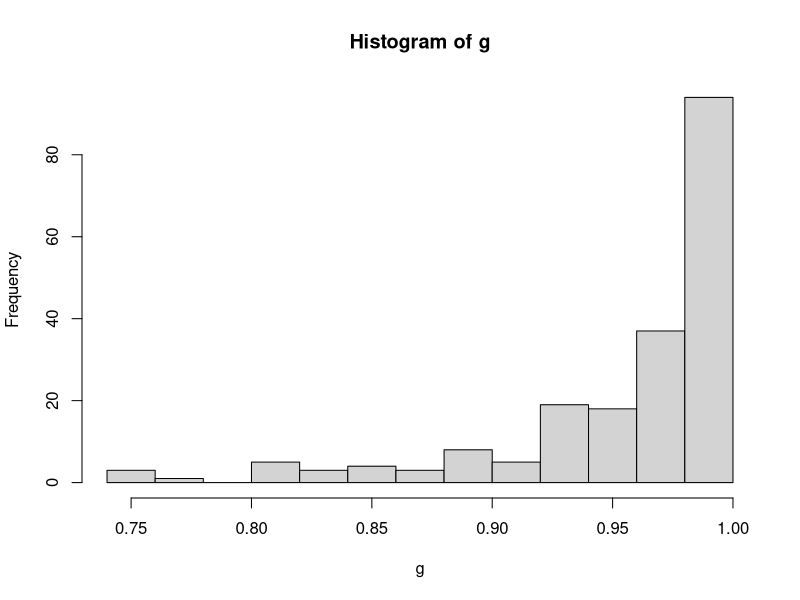
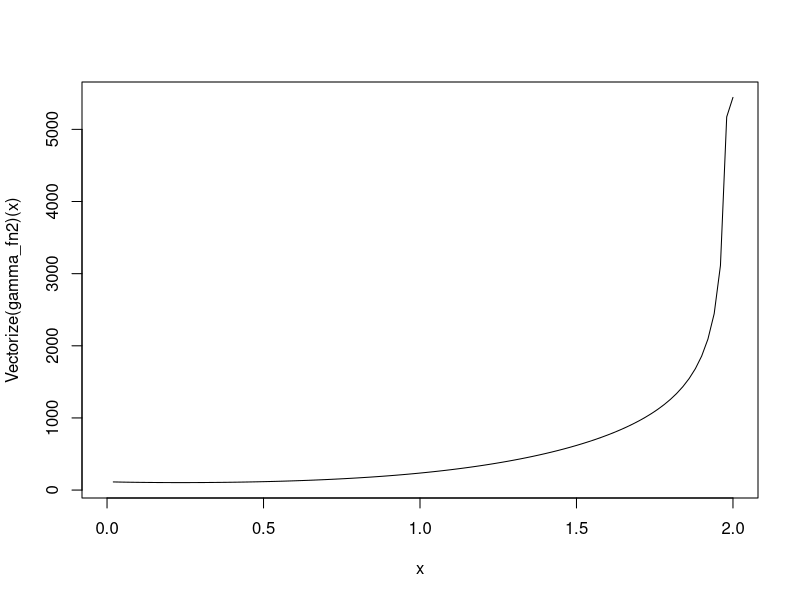
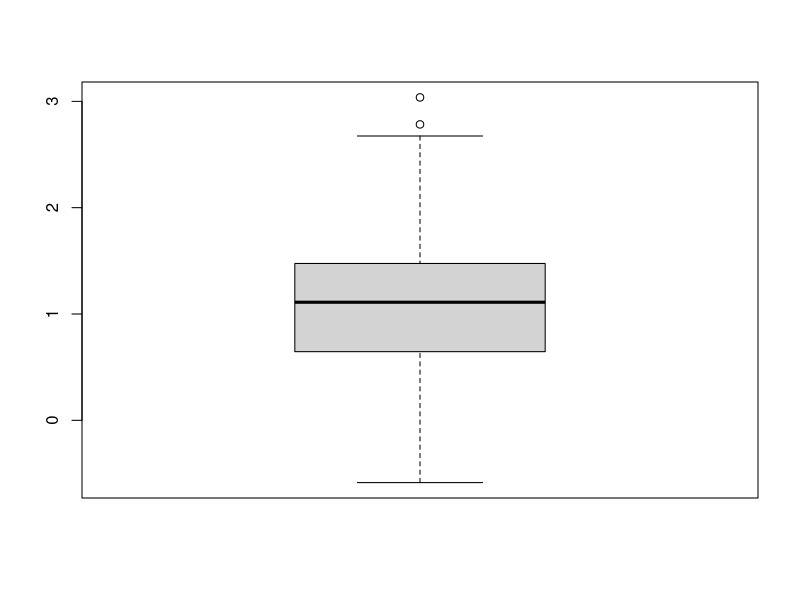

Write R code to recreate these figures, in order.
library(tidyverse)
library(ggplot2)
library(MASS)
library(lattice)
library(scatterplot3d)
library(nleqslv)

rm(list = ls(all.names = TRUE))

# サンプルサイズ
n = 200

# シミュレーションの繰り返し数
kk_T <- 1000

# 共変量の分布の設定、乱数の発生
mu <- c(0,0,0,0)

## 相関パラメータ
rho <- 0
Sigma <- matrix(c(1,rho,rho,rho,
                  rho,1,rho,rho,
                  rho,rho,1,rho,
                  rho,rho,rho,1),4,4)

XX <- mvrnorm(n, mu, Sigma)

# 処置の分布の設定,生成
T_lm <- 0.2+XX[,1]+XX[,2]+XX[,3]+XX[,4]
p_T <- exp(T_lm)/(1+exp(T_lm))

TT <- rep(0,n)
for (i in 1:n) {
  TT[i] <- rbinom(1,size=1,prob=p_T[i])
}

# Potential outcomesの分布の設定
# アウトカムの回帰パラメータの設定
Y_lm1 <- 0.2+1+XX[,1]+XX[,2]; Y_lm0 <- 0.2+XX[,1]+XX[,2]
p_Y1 <- exp(Y_lm1)/(1+exp(Y_lm1)); p_Y0 <- exp(Y_lm0)/(1+exp(Y_lm0))

#　誤判別を含むアウトカムデータの生成
## Misclassified outcomesの割合の設定
pp01 <- 0.35; pp10 <- 0.35

YY1 <- YY1_t <- YY0 <- YY0_t <- YY <- YY_t <- rep(0,n);
for(i in 1:n){
  # potential outcomesの乱数の発生
  YY1[i] <- YY1_t[i]<- rbinom(1, size=1, prob=p_Y1[i])
  Mis_p1 <- rbinom(1, size=1, prob=pp10)
  
  YY0[i] <- YY0_t[i] <- rbinom(1, size=1, prob=p_Y0[i])
  Mis_p0 <- rbinom(1, size=1, prob=pp01)
  
  if(Mis_p1==1){
    YY1_t[i] <- ifelse(YY1[i]==1, 0, 1)
  }
  
  if(Mis_p0==1){
    YY0_t[i] <- ifelse(YY0[i]==1, 0, 1)
  }

  # 観測されるoutcome
  YY[i] <- TT[i]*YY1[i]+(1-TT[i])*YY0[i]
  YY_t[i] <- TT[i]*YY1_t[i]+(1-TT[i])*YY0_t[i]
}

# 真の因果効果 (通常は推定不可能)
tau0 <- mean(YY1_t)-mean(YY0_t)
tau_naive <- mean(YY[TT==1])-mean(YY[TT==0])

# 傾向スコアの算出
ps_fit <- glm(TT~XX, family=binomial)$fit

# ZZ
ZZ <- XX[,1:2]
ZZ_tilde <- XX[,3:4]

####アウトカム回帰のみのモデル####

# 推定方程式
estimate_eq <- function(beta){
  beta_0 <- beta[1]
  beta_t <- beta[2]
  beta_z <- beta[3:4]
  
  or_ml <- beta_0 + TT*beta_t + ZZ%*%beta_z
  lp <- exp((gamma+1)*(or_ml))
  lq <- exp(YY*(gamma+1)*(or_ml))
  pi <- lp/(1+lp)
  g <- (lq/(1+lp))^(gamma/(1+gamma))
  w <- ifelse(TT==1, 1/ps_fit, 1/(1-ps_fit))
  
  return(c(t(w*g*(YY-pi))%*%rep(1,n), t(w*g*(YY-pi))%*%TT, t(w*g*(YY-pi))%*%ZZ))
}

# パラメータ推定 初期値：c(0,0,0,0)
estimate_pra_fn <- function(gamma){
  gamma <<- gamma
  beta_hat <- nleqslv(c(0,0,0,0), estimate_eq, method = "Newton")$x
  
  return(list(beta_hat=beta_hat, gamma=gamma))
}


## 重みのプロット
plot_fn <- function(beta,gamma,type="density"){
  beta_0 <- beta[1]
  beta_t <- beta[2]
  beta_z <- beta[3:4]
  
  or_ml <- beta_0 + TT*beta_t + ZZ%*%beta_z
  lp <- exp((gamma+1)*(or_ml))
  lq <- exp(YY*(gamma+1)*(or_ml))
  pi <- lp/(1+lp)
  g <- (lq/(1+lp))^(gamma/(1+gamma))
  
  if(type == "density"){
    plot(density(g))
  }else if(type == "hist"){
    hist(g)
  }else{
    print("error")
  }
}

## 結果

gamma <- 0.1
beta_hat <- estimate_pra_fn(gamma)$beta_hat
print(beta_hat)
plot_fn(beta_hat, gamma, type = "hist")



# gamma <- 1
# beta_hat <- estimate_pra_fn(gamma)
# 
# beta_t <- beta_hat[2]

# 
# ガンマの選択について
# gamma_0 <- 0.1
# gamma <- 0.1
# 
# gamma_fn1 <- function(gamma){
#   beta_hat <- estimate_pra_fn(gamma)$beta_hat
# 
#   or_ml <- beta_hat[1] + TT*beta_hat[2] + ZZ%*%beta_hat[3:4]
#   lp <- exp(or_ml)
#   pi <- lp/(1+lp)
#   return(-sum(pi^(gamma_0+1)+(1-pi)^(gamma_0+1))^(1/(gamma_0+1)))
# }
# 
# gamma_hat <- optimise(gamma_fn1,c(0,1))$minimum
# 
# ## plot
# curve(Vectorize(gamma_fn1)(x), 0, 10)
# # plot(gamma_fn1, 0, 10)


## Sugasawa2021
DD <- function(expr, name, order = 1) {
  if(order < 1) stop("'order' must be >= 1")
  if(order == 1) D(expr, name)
  else DD(D(expr, name), name, order - 1)
}

f <- expression(pi^YY * (1-pi)^(1-YY))
DD(f, "YY", 2)   

gamma_fn2 <- function(gamma){
  
  beta_hat <- estimate_pra_fn(gamma)$beta_hat

  or_ml <- beta_hat[1] + TT*beta_hat[2] + ZZ%*%beta_hat[3:4]
  lp <- exp(or_ml)
  pi <- lp/(1+lp)
  
  C_gamma <- (pi^(1+gamma) + (1-pi)^(1+gamma))^(gamma/(gamma+1))
  
  f0 <- (pi^2/(1-pi))^gamma - (1-pi)^gamma
  f1 <- pi^gamma - ((1-pi)^2/pi)^gamma
  
  H_gamma <- ifelse(YY==0, f0*pi*log(pi/(1-pi))/(C_gamma*2*gamma), f1*(1-pi)*log(pi/(1-pi))/(C_gamma*2*gamma))

  return(sum(H_gamma))
}

# plot(gamma_fn2, 0, 10)
curve(Vectorize(gamma_fn2)(x), 0, 2)


gamma_hat <- optimise(gamma_fn2,c(0,2))$minimum


# 新たなガンマによる推定結果

beta_hat_gamma_hat <- estimate_pra_fn(gamma_hat)


# まとめた推定

## 最適化のための関数にパラメータを入れられない

gamma_0 <- 0.1
estimate_fn <- function(gamma_0){
  
  gamma_fn1 <- function(gamma){
    beta_hat <- estimate_pra_fn(gamma)$beta_hat
    
    or_ml <- beta_hat[1] + TT*beta_hat[2] + ZZ%*%beta_hat[3:4]
    lp <- exp(or_ml)
    pi <- lp/(1+lp)
    return(-sum(pi^(gamma_0+1)+(1-pi)^(gamma_0+1))^(1/(gamma_0+1)))
  }
  
  gamma_hat <- optimise(gamma_fn1,c(0,2.5))$minimum
  beta_hat_gamma <- estimate_pra_fn(gamma_hat)$beta_hat
  
  return(list(beta_hat_gamma=beta_hat_gamma, gamma_hat=gamma_hat))
}


# シュミレーション開始
pb <- txtProgressBar(min = 1, max = kk_T, style = 3)

results.beta_t <- NULL
beta_t_list <- NULL

for (i in 1:kk_T) {
  setTxtProgressBar(pb,i)
  
  #　誤判別を含むアウトカムデータの生成
  ## Misclassified outcomesの割合の設定
  pp01 <- 0.3; pp10 <- 0.3
  
  YY1 <- YY1_t <- YY0 <- YY0_t <- YY <- YY_t <- rep(0,n);
  for(i in 1:n){
    # potential outcomesの乱数の発生
    YY1[i] <- YY1_t[i]<- rbinom(1, size=1, prob=p_Y1[i])
    Mis_p1 <- rbinom(1, size=1, prob=pp10)
    
    YY0[i] <- YY0_t[i] <- rbinom(1, size=1, prob=p_Y0[i])
    Mis_p0 <- rbinom(1, size=1, prob=pp01)
    
    if(Mis_p1==1){
      YY1_t[i] <- ifelse(YY1[i]==1, 0, 1)
    }
    
    if(Mis_p0==1){
      YY0_t[i] <- ifelse(YY0[i]==1, 0, 1)
    }
    
    # 観測されるoutcome
    YY[i] <- TT[i]*YY1[i]+(1-TT[i])*YY0[i]
    YY_t[i] <- TT[i]*YY1_t[i]+(1-TT[i])*YY0_t[i]
  }  
  
  gamma <- 0.1
  
  beta_hat <- estimate_pra_fn(gamma)$beta_hat
  # print(beta_hat)
  # plot_fn(beta_hat, gamma, type = "density")
  
  beta_t <- beta_hat[2]
  
  results.beta_t <- append(results.beta_t, beta_t)
}

results.beta_t %>% summary()
boxplot(results.beta_t)

## アウトプット
# export_data <- data.frame(results.beta_t)
# write_csv2(export_data, file = "~/Projects/gamma_DR_ver0.1/results/gamma0-5.csv")
# write_csv2(export_data %>% summary() %>% data.frame(), file = "~/Projects/gamma_DR_ver0.1/results/gamma0-5summary.csv")

gamma <- 0
beta_hat <- estimate_pra_fn(gamma)$beta_hat

lm1 <- exp(beta_hat[1] + TT*beta_hat[2] + ZZ%*%beta_hat[3:4])
psy1 <- lm1/(lm1+1)
lm2 <- exp(beta_hat[1] + ZZ%*%beta_hat[3:4])
psy2 <- lm2/(lm2+1)


tau <- mean(psy1)-mean(psy2)

#  glmでgamma=0のときと一致するかの確認
##0.3678035 0.5080564 0.2977938 0.3353576

w <- ifelse(TT==1, 1/ps_fit, 1/(1-ps_fit))
result <- glm(YY~TT+XX[,1:2], family = binomial, weights = w)
